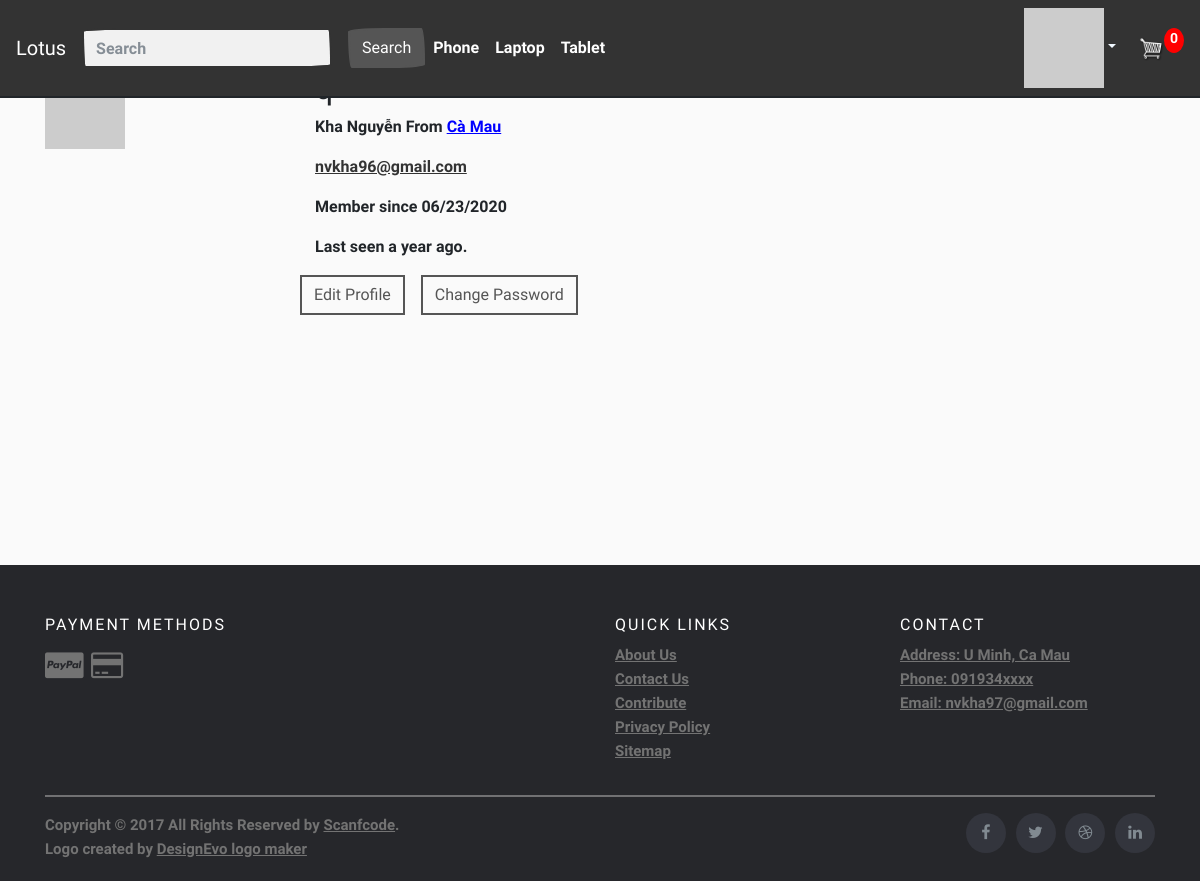
Page /user/q (signed in) on the committed database.
### tables this page shows
CREATE TABLE "users" (
	"id"	INTEGER NOT NULL,
	"username"	varchar(255) NOT NULL,
	"hash"	TEXT NOT NULL,
	"email"	varchar(255) NOT NULL UNIQUE,
	"confirm"	BOOLEAN NOT NULL DEFAULT 0,
	"realname"	nvarchar(255),
	"location"	nvarchar(255),
	"member_since"	DATETIME,
	"last_seen"	DATETIME,
	"about_me"	TEXT,
	"image"	TEXT,
	"role"	BOOLEAN DEFAULT 1,
	PRIMARY KEY("id" AUTOINCREMENT)
);

### app.py (the view)
@app.route('/user/<username>')
@login_required
def user(username):
    dataCart = CartData()
    user = db.execute("SELECT * FROM users WHERE username=?", username)
    last_seen = datetime.strptime(user[0]["last_seen"], '%Y-%m-%d %H:%M:%S')
    member_since = datetime.strptime(user[0]["member_since"], '%Y-%m-%d %H:%M:%S')
    return render_template("user.html", user=user[0], last_seen=last_seen, member_since=member_since, numberCart=dataCart["numberItem"])

### app.py (called while the page is built)
@app.after_request
def after_request(response):
    response.headers["Cache-Control"] = "no-cache, no-store, must-revalidate"
    response.headers["Expires"] = 0
    response.headers["Pragma"] = "no-cache"
    return response

@app.before_request
def before_request():
  if session.get("user_id"):
      db.execute("UPDATE users SET last_seen=? WHERE id=?", datetime.utcnow(), session["user_id"])

### helpers.py (called while the page is built)
def login_required(f):
    @wraps(f)
    def decorated_function(*args, **kwargs):
        if session.get("user_id") is None:
            return redirect("/login")
        return f(*args, **kwargs)
    return decorated_function

def gravatar(email, size=100, default='identicon', rating='g'):
    url = 'http://www.gravatar.com/avatar'
    hash = hashlib.md5(email.encode('utf-8')).hexdigest()
    return '{url}/{hash}?s={size}&d={default}&r={rating}'.format(
        url=url, hash=hash, size=size, default=default, rating=rating)

def CartData():
    if session.get("user_id"):
        try:
            order = db.execute("SELECT * FROM orders WHERE user_id=? AND complete=?", session.get("user_id"), 0)
            order_detail = db.execute("SELECT * FROM order_detail WHERE order_id=?", order[0]['id'])
            numberItem = int(len(order_detail))
            total = db.execute("SELECT SUM(price * quantity) FROM order_detail WHERE order_id=?", order[0]['id'])
        except:
            order_detail = None
            numberItem = 0
            total = 0
        return {"items": order_detail, "numberItem": numberItem, "total": total}
    else:
        cookieData = cookieCart()
        return {"items": cookieData['items'], "numberItem": cookieData['numberItem'], "total": cookieData['total']}

def getAllNameProduct():
    all_products = db.execute("SELECT * FROM products")
    list_product_name = ""
    for product in all_products:
        list_product_name += product["name"] + ","
    return list_product_name

### templates/user.html (shortened to what this page needs)
{% extends 'main.html' %}
{% block content %}
    <div class="row">
        <div class="col-lg-3">
            {% if user.image %}
                <img width="230" height="250" class="img-rounded profile-thumbnail mr-2" src="{{ url_for('static', filename='/product_image/' + user.image) }}">
            {% else %}
                <img class="img-rounded profile-thumbnail mr-2" src="{{ gravatar(email=user.email, size=230) }}">
            {% endif %}
        </div>
        <div class="col-lg-99">
            <h2>{{ user.username }}</h2>
            {% if user.username or user.location %}
            <p>
                {% if user.realname %}{{ user.realname }}{% endif %}
                {% if user.location %}
                From <a style="color: blue;" href="http://maps.google.com/?q={{ user.location }}">
                {{ user.location }}
                </a>
                {% endif %}
            </p>
            <p><a href="mailto:{{ user.email }}">{{ user.email }}</a></p>
            <p>Member since {{ moment(member_since).format('L') }}</p>
            <p>Last seen {{ moment(last_seen).fromNow() }}.</p>
            {% endif %}
            {% if session.username == user.username %}
            <div class="row">
                <a href="{{  url_for('edit_profile') }}" class="btn btn-outline-secondary rounded-0 mr-3">Edit Profile</a>
                <a href="{{  url_for('change_password') }}" class="btn btn-outline-secondary rounded-0">Change Password</a>
            </div>
            {% endif %}
        </div>
    </div>
{% endblock content %}
{% block footer %}
    <footer class="site-footer">
        <div class="container">
        <div class="row">
            <div class="col-sm-12 col-md-6">
            <h6>PAYMENT METHODS</h6>
            <div class="icon-container">
                <i class="fa fa-cc-paypal"></i>
                <i class="fa fa-credit-card" aria-hidden="true"></i>
            </div>
            </div>
            <div class="col-xs-6 col-md-3">
            <h6>Quick Links</h6>
            <ul class="footer-links">
                <li><a href="http://scanfcode.com/about/">About Us</a></li>
                <li><a href="http://scanfcode.com/contact/">Contact Us</a></li>
                <li><a href="http://scanfcode.com/contribute-at-scanfcode/">Contribute</a></li>
                <li><a href="http://scanfcode.com/privacy-policy/">Privacy Policy</a></li>
                <li><a href="http://scanfcode.com/sitemap/">Sitemap</a></li>
            </ul>
            </div>
            <div class="col-xs-6 col-md-3">
            <h6>CONTACT</h6>
            <ul class="footer-links">
                <li><a href="#">Address: U Minh, Ca Mau</a></li>
                <li><a href="#">Phone: 091934xxxx</a></li>
                <li><a href="#">Email: nvkha97@gmail.com</a></li>
            </ul>
            </div>
        </div>
        <hr>
        </div>
        <div class="container">
        <div class="row">
            <div class="col-md-8 col-sm-6 col-xs-12">
            <p class="copyright-text">Copyright &copy; 2017 All Rights Reserved by
        <a href="#">Scanfcode</a>.
            </p>
            Logo created by <a href="https://www.designevo.com/logo-maker/" title="Free Online Logo Maker">DesignEvo logo maker</a>
            </div>
            <div class="col-md-4 col-sm-6 col-xs-12">
            <ul class="social-icons">
                <li><a class="facebook" href="#"><i class="fa fa-facebook"></i></a></li>
                <li><a class="twitter" href="#"><i class="fa fa-twitter"></i></a></li>
                <li><a class="dribbble" href="#"><i class="fa fa-dribbble"></i></a></li>
                <li><a class="linkedin" href="#"><i class="fa fa-linkedin"></i></a></li>
            </ul>
            </div>
        </div>
        </div>
    </footer>
{% endblock %}

### static/css/main.css (style rules this page uses)
body { background-color: hsl(0, 0%, 98%); padding-top: 45px; }
footer { padding-top: 250px; }

### static/css/footer.css (style rules this page uses)
.site-footer { background-color:#26272b; padding:45px 0 20px; font-size:15px; line-height:24px; color:#737373; }
.icon-container { margin-bottom: 20px; padding: 7px 0; font-size: 30px; }
.site-footer hr { border-top-color:#bbb; opacity:0.5 }
.site-footer h6 { color:#fff; font-size:16px; text-transform:uppercase; margin-top:5px; letter-spacing:2px }
.site-footer a { color:#737373; }
.footer-links { padding-left:0; list-style:none }
.footer-links li { display:block }
.footer-links a { color:#737373 }
.site-footer .social-icons { text-align:right }
.site-footer .social-icons a { width:40px; height:40px; line-height:40px; margin-left:6px; margin-right:0; border-radius:100%; background-color:#33353d }
.copyright-text { margin:0 }
.social-icons { padding-left:0; margin-bottom:0; list-style:none }
.social-icons li { display:inline-block; margin-bottom:4px }
.social-icons a { background-color:#eceeef; color:#818a91; font-size:16px; display:inline-block; line-height:44px; width:44px; height:44px; text-align:center; margin-right:8px; border-radius:100%; -webkit-transition:all .2s linear; -o-transition:all .2s linear; transition:all .2s linear }

### rows in the picture
users: realname "Kha Nguyễn", location "Cà Mau", email "nvkha96@gmail.com"

### other values in the picture
{{ numberCart }} "0"
{{ moment(member_since).format('L') }} "06/23/2020"
{{ moment(last_seen).fromNow() }} "a year ago"
